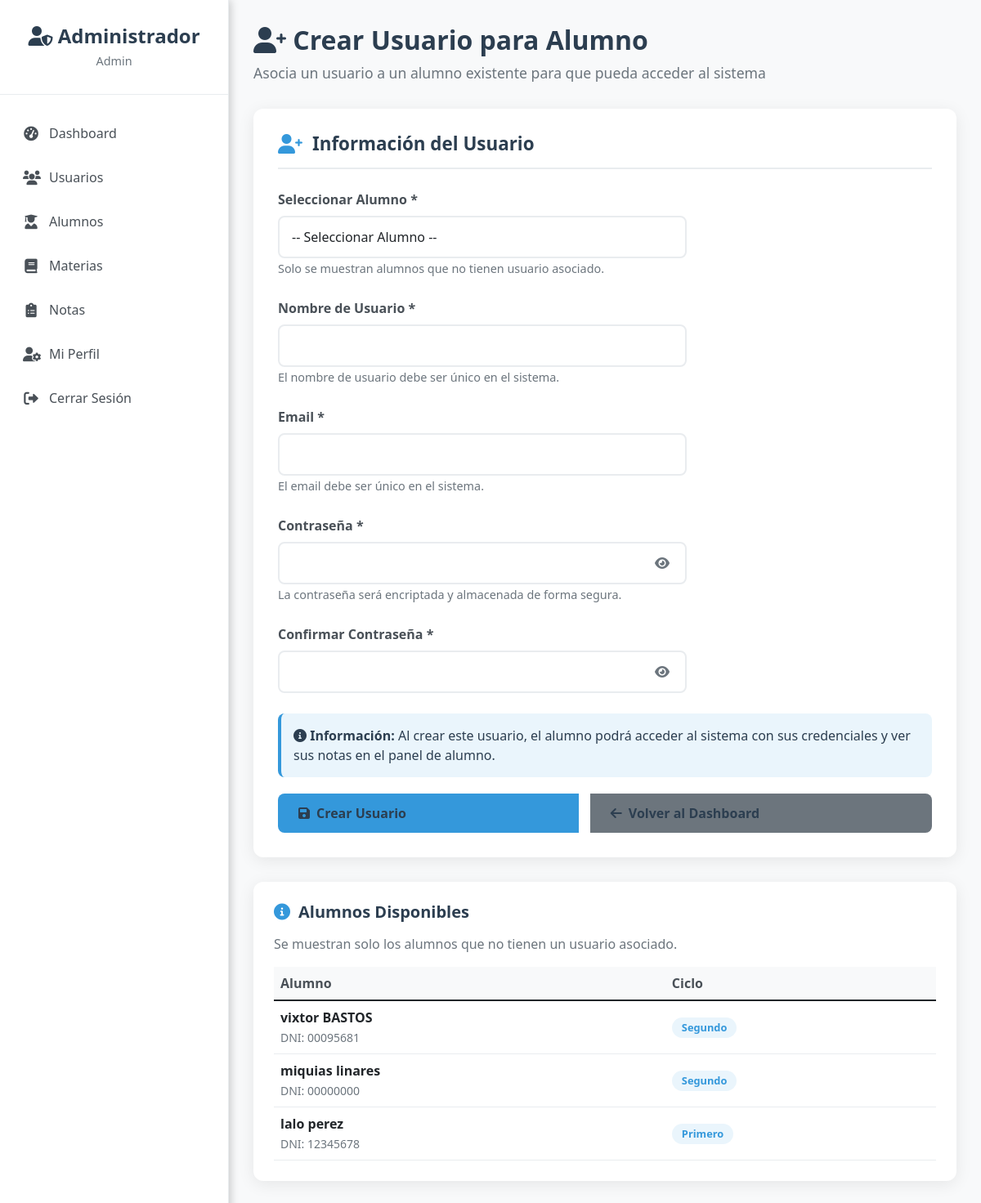
The page /admin/crear_usuario_alumno (signed in) on the database its author committed.
### app.py (models this page shows)
class Alumno(db.Model):
    id = db.Column(db.Integer, primary_key=True)
    dni = db.Column(db.String(20), unique=True, nullable=False)
    nombre = db.Column(db.String(100), nullable=False)
    apellido = db.Column(db.String(100), nullable=False)
    email = db.Column(db.String(120))
    telefono = db.Column(db.String(20))
    fecha_nacimiento = db.Column(db.Date)
    ciclo = db.Column(db.String(20), nullable=False)  # primero, segundo, tercero, cuarto, quinto, sexto
    fecha_registro = db.Column(db.DateTime, default=datetime.utcnow)
    usuario_id = db.Column(db.Integer, db.ForeignKey('usuario.id'), nullable=True)  # Relación con Usuario
    usuario = db.relationship('Usuario', backref=db.backref('alumno', uselist=False))

### app.py (the view, shortened to what this page needs)
@app.route('/admin/crear_usuario_alumno', methods=['GET', 'POST'])
def crear_usuario_alumno():
    if not session.get('user_id') or session.get('tipo') != 'admin':
        return redirect(url_for('login'))
    alumnos_sin_usuario = Alumno.query.filter_by(usuario_id=None).all()
    return render_template('admin/crear_usuario_alumno_moderno.html', alumnos=alumnos_sin_usuario)

### app.py (called while the page is built)
@app.context_processor
def inject_flash_cleanup():
    return {
        'clear_flash_messages': clear_flash_messages,
        'convertir_ciclo_a_texto': convertir_ciclo_a_texto
    }

### templates/admin/crear_usuario_alumno_moderno.html (shortened to what this page needs)
<!DOCTYPE html>
<html lang="es">
<head>
    <link href="https://cdnjs.cloudflare.com/ajax/libs/font-awesome/6.0.0/css/all.min.css" rel="stylesheet">
    <link href="https://cdn.jsdelivr.net/npm/bootstrap@5.1.3/dist/css/bootstrap.min.css" rel="stylesheet">
</head>
<body>
    <div class="admin-dashboard">
        <div class="sidebar">
            <div class="sidebar-header">
                <h2><i class="fas fa-user-shield"></i> Administrador</h2>
                <p>{{ session.nombre if session.nombre else 'Admin' }}</p>
            </div>
            <nav class="sidebar-nav">
                <a href="{{ url_for('admin_dashboard') }}" class="nav-item">
                    <i class="fas fa-tachometer-alt"></i> Dashboard
                </a>
                <a href="{{ url_for('admin_ver_usuarios') }}" class="nav-item">
                    <i class="fas fa-users"></i> Usuarios
                </a>
                <a href="{{ url_for('admin_ver_alumnos') }}" class="nav-item">
                    <i class="fas fa-user-graduate"></i> Alumnos
                </a>
                <a href="{{ url_for('admin_ver_materias') }}" class="nav-item">
                    <i class="fas fa-book"></i> Materias
                </a>
                <a href="{{ url_for('admin_ver_notas') }}" class="nav-item">
                    <i class="fas fa-clipboard-list"></i> Notas
                </a>
                <a href="{{ url_for('admin_mi_perfil') }}" class="nav-item">
                    <i class="fas fa-user-cog"></i> Mi Perfil
                </a>
                <a href="{{ url_for('logout') }}" class="nav-item">
                    <i class="fas fa-sign-out-alt"></i> Cerrar Sesión
                </a>
            </nav>
        </div>
        <div class="main-content">
            <div class="page-header">
                <h1><i class="fas fa-user-plus"></i> Crear Usuario para Alumno</h1>
                <p>Asocia un usuario a un alumno existente para que pueda acceder al sistema</p>
            </div>
            <div class="form-container">
                <div class="form-header">
                    <i class="fas fa-user-plus"></i>
                    <h3>Información del Usuario</h3>
                </div>
                <form method="POST">
                    <div class="form-group">
                        <label for="alumno_id" class="form-label">Seleccionar Alumno *</label>
                        <select class="form-control" id="alumno_id" name="alumno_id" required>
                            <option value="">-- Seleccionar Alumno --</option>
                        </select>
                        <small class="form-text">
                            Solo se muestran alumnos que no tienen usuario asociado.
                        </small>
                    </div>
                    <div class="form-group">
                        <label for="username" class="form-label">Nombre de Usuario *</label>
                        <input type="text" class="form-control" id="username" name="username" required>
                        <small class="form-text">
                            El nombre de usuario debe ser único en el sistema.
                        </small>
                    </div>
                    <div class="form-group">
                        <label for="email" class="form-label">Email *</label>
                        <input type="email" class="form-control" id="email" name="email" required>
                        <small class="form-text">
                            El email debe ser único en el sistema.
                        </small>
                    </div>
                    <div class="form-group">
                        <label for="password" class="form-label">Contraseña *</label>
                        <div class="password-input-container">
                            <input type="password" class="form-control" id="password" name="password" required>
                            <button type="button" class="password-toggle" id="passwordToggle">
                                <i class="fas fa-eye" id="passwordIcon"></i>
                            </button>
                        </div>
                        <small class="form-text">
                            La contraseña será encriptada y almacenada de forma segura.
                        </small>
                    </div>
                    <div class="form-group">
                        <label for="confirm_password" class="form-label">Confirmar Contraseña *</label>
                        <div class="password-input-container">
                            <input type="password" class="form-control" id="confirm_password" name="confirm_password" required>
                            <button type="button" class="password-toggle" id="confirmPasswordToggle">
                                <i class="fas fa-eye" id="confirmPasswordIcon"></i>
                            </button>
                        </div>
                    </div>
                    <div class="alert alert-info">
                        <i class="fas fa-info-circle"></i>
                        <strong>Información:</strong> Al crear este usuario, el alumno podrá acceder al sistema con sus credenciales y ver sus notas en el panel de alumno.
                    </div>
                    <div class="btn-group">
                        <button type="submit" class="btn btn-primary">
                            <i class="fas fa-save"></i> Crear Usuario
                        </button>
                        <a href="{{ url_for('admin_dashboard') }}" class="btn btn-secondary">
                            <i class="fas fa-arrow-left"></i> Volver al Dashboard
                        </a>
                    </div>
                </form>
            </div>
            <div class="info-card">
                <h5><i class="fas fa-info-circle"></i> Alumnos Disponibles</h5>
                <p class="text-muted mb-3">
                    Se muestran solo los alumnos que no tienen un usuario asociado.
                </p>
                {% if alumnos %}
                <div class="table-responsive">
                    <table class="table">
                        <thead>
                            <tr>
                                <th>Alumno</th>
                                <th>Ciclo</th>
                            </tr>
                        </thead>
                        <tbody>
                            {% for alumno in alumnos %}
                            <tr>
                                <td>
                                    <strong>{{ alumno.nombre }} {{ alumno.apellido }}</strong><br>
                                    <small class="text-muted">DNI: {{ alumno.dni }}</small>
                                </td>
                                <td>
                                    <span class="badge badge-info">{{ alumno.ciclo.title() }}</span>
                                </td>
                            </tr>
                            {% endfor %}
                        </tbody>
                    </table>
                </div>
                {% else %}
                <div class="alert alert-warning">
                    <i class="fas fa-exclamation-triangle"></i>
                    No hay alumnos disponibles para crear usuario.
                </div>
                {% endif %}
            </div>
        </div>
    </div>
</body>
</html>

### templates/admin/crear_usuario_alumno_moderno.html (style rules this page uses)
* { margin: 0; padding: 0; box-sizing: border-box; }
body { font-family: 'Segoe UI', Tahoma, Geneva, Verdana, sans-serif; background-color: #f8f9fa; height: 100vh; overflow: hidden; }
.admin-dashboard { display: flex; height: 100vh; }
.sidebar { width: 280px; background: #ffffff; box-shadow: 2px 0 10px rgba(0,0,0,0.2); border-right: 1px solid #e9ecef; overflow-y: hidden; height: 100vh; }
.sidebar-header { padding: 30px 20px; background: #ffffff; border-bottom: 1px solid #e9ecef; text-align: center; }
.sidebar-header h2 { color: #2c3e50; font-size: 1.5rem; font-weight: 600; margin-bottom: 5px; }
.sidebar-header p { color: #6c757d; font-size: 0.9rem; margin: 0; }
.sidebar-nav { padding: 20px 0; overflow-y: auto; height: calc(100vh - 200px); }
.sidebar-nav { scrollbar-width: none; }
.nav-item { display: flex; align-items: center; padding: 15px 25px; color: #495057; text-decoration: none; transition: all 0.3s ease; border-left: 3px solid transparent; font-weight: 500; }
.nav-item i { margin-right: 12px; width: 20px; text-align: center; font-size: 1.1rem; }
.main-content { flex: 1; padding: 30px; overflow-y: auto; max-height: 100vh; }
.page-header { margin-bottom: 30px; }
.page-header h1 { color: #2c3e50; font-size: 2rem; font-weight: 600; margin-bottom: 8px; }
.page-header p { color: #6c757d; font-size: 1.1rem; margin: 0; }
.form-container { background: #ffffff; border-radius: 12px; box-shadow: 0 4px 20px rgba(0,0,0,0.08); padding: 30px; margin-bottom: 30px; }
.form-header { display: flex; align-items: center; margin-bottom: 25px; padding-bottom: 15px; border-bottom: 2px solid #e9ecef; }
.form-header i { color: #3498db; font-size: 1.5rem; margin-right: 12px; }
.form-header h3 { color: #2c3e50; font-size: 1.4rem; font-weight: 600; margin: 0; }
.form-group { margin-bottom: 25px; }
.form-label { color: #495057; font-weight: 600; margin-bottom: 8px; display: block; }
.form-control { border: 2px solid #e9ecef; border-radius: 8px; padding: 12px 15px; font-size: 1rem; width: 100%; max-width: 500px; transition: all 0.3s ease; background: #ffffff; }
.password-input-container { position: relative; display: flex; align-items: center; max-width: 500px; }
.password-input-container .form-control { padding-right: 50px; }
.password-toggle { position: absolute; right: 15px; top: 50%; transform: translateY(-50%); background: none; border: none; color: #6c757d; cursor: pointer; padding: 5px; border-radius: 4px; transition: all 0.3s ease; display: flex; align-items: center; justify-content: center; width: 30px; height: 30px; }
.password-toggle i { font-size: 16px; }
.form-text { color: #6c757d; font-size: 0.9rem; margin-top: 5px; }
.alert { border-radius: 8px; border: none; padding: 15px; margin-bottom: 20px; }
.alert-info { background: rgba(52, 152, 219, 0.1); color: #2c3e50; border-left: 4px solid #3498db; }
.btn { border-radius: 8px; padding: 12px 25px; font-weight: 600; text-decoration: none; display: inline-flex; align-items: center; gap: 8px; transition: all 0.3s ease; border: none; cursor: pointer; }
.btn-primary { background: #3498db; color: #2c3e50; }
.btn-secondary { background: #6c757d; color: #2c3e50; }
.info-card { background: #ffffff; border-radius: 12px; box-shadow: 0 4px 20px rgba(0,0,0,0.08); padding: 25px; margin-bottom: 20px; }
.info-card h5 { color: #2c3e50; font-weight: 600; margin-bottom: 15px; display: flex; align-items: center; gap: 10px; }
.info-card h5 i { color: #3498db; }
.table { margin-bottom: 0; }
.table th { border-top: none; color: #495057; font-weight: 600; background: #f8f9fa; }
.table td { vertical-align: middle; border-color: #e9ecef; }
.badge { font-size: 0.8rem; padding: 6px 12px; border-radius: 20px; }
.badge-info { background: rgba(52, 152, 219, 0.1); color: #3498db; }
.btn-group { display: flex; gap: 15px; margin-top: 20px; }

### rows shown on the page
Alumno: nombre "vixtor", apellido "BASTOS", dni "00095681", ciclo "Segundo"
Alumno: nombre "miquias", apellido "linares", dni "00000000", ciclo "Segundo"
Alumno: nombre "lalo", apellido "perez", dni "12345678", ciclo "Primero"

### other values the page prints
{{ session.nombre if session.nombre else 'Admin' }} "Admin"
